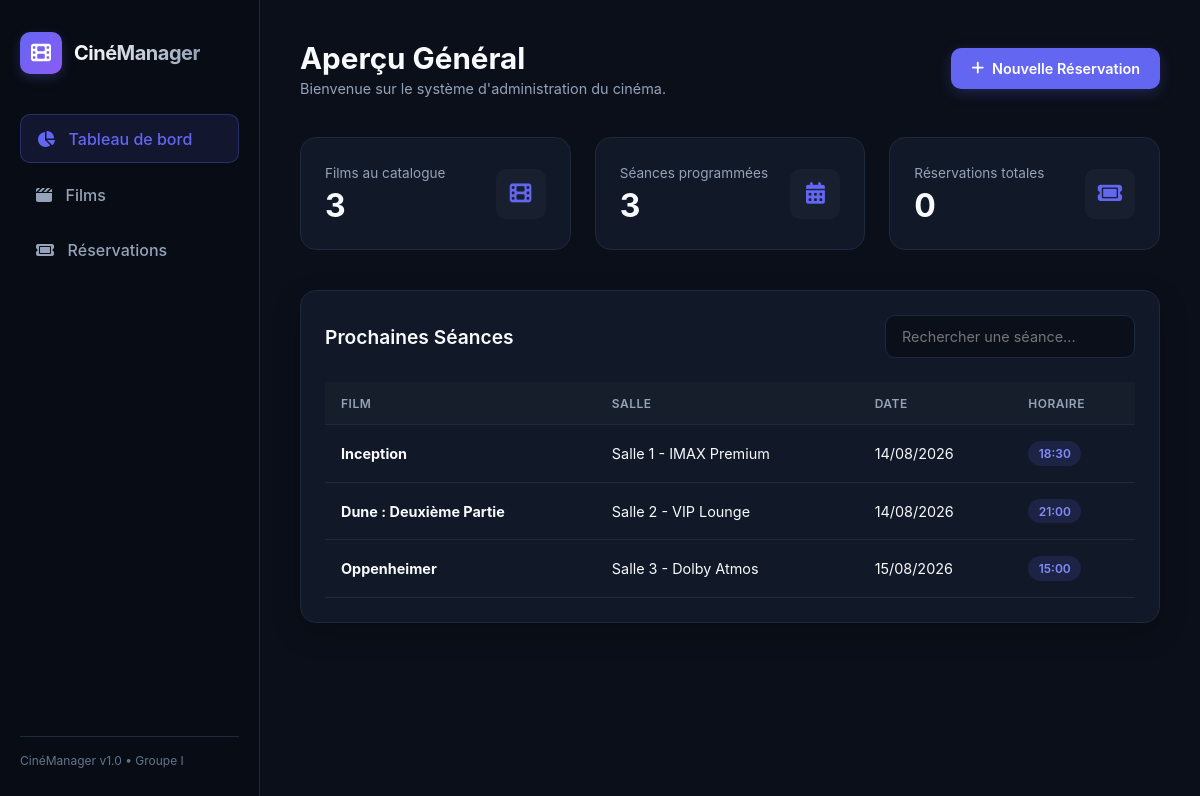
The page / on the database its author committed.
### tables this page shows
CREATE TABLE IF NOT EXISTS seance (
    id_seance INT AUTO_INCREMENT PRIMARY KEY,
    date DATE NOT NULL,
    horaire TIME NOT NULL,
    id_film INT NOT NULL,
    id_salle INT NOT NULL,
    FOREIGN KEY (id_film) REFERENCES film(id_film) ON DELETE CASCADE,
    FOREIGN KEY (id_salle) REFERENCES salle(id_salle) ON DELETE CASCADE
);

CREATE TABLE IF NOT EXISTS film (
    id_film INT AUTO_INCREMENT PRIMARY KEY,
    titre VARCHAR(255) NOT NULL,
    categorie VARCHAR(100) NOT NULL,
    duree VARCHAR(50) DEFAULT '120 min',
    description TEXT,
    created_at DATETIME DEFAULT CURRENT_TIMESTAMP
);

CREATE TABLE IF NOT EXISTS salle (
    id_salle INT AUTO_INCREMENT PRIMARY KEY,
    numero VARCHAR(50) NOT NULL,
    capacite INT NOT NULL,
    plan VARCHAR(255) DEFAULT 'Standard VIP'
);

### index.php (the view, shortened to what this page needs)
<?php
require_once 'config.php';
$totalFilms = $pdo->query("SELECT COUNT(*) FROM film")->fetchColumn();
$totalSeances = $pdo->query("SELECT COUNT(*) FROM seance")->fetchColumn();
$totalReservations = $pdo->query("SELECT COUNT(*) FROM reservation")->fetchColumn();
$query = "SELECT s.id_seance, s.date, s.horaire, f.titre, sa.numero
          FROM seance s
          JOIN film f ON s.id_film = f.id_film
          JOIN salle sa ON s.id_salle = sa.id_salle
          ORDER BY s.date ASC, s.horaire ASC LIMIT 5";
$seances = $pdo->query($query)->fetchAll();
?>
<!DOCTYPE html>
<html lang="fr">
<head>
    <link rel="stylesheet" href="https://cdnjs.cloudflare.com/ajax/libs/font-awesome/6.4.0/css/all.min.css">
    <link rel="stylesheet" href="css/style.css">
</head>
<body>
    <aside class="sidebar">
        <div>
            <div class="brand">
                <div class="brand-icon"><i class="fa-solid fa-film"></i></div>
                <span class="brand-name">CinéManager</span>
            </div>
            <nav class="nav-menu">
                <a href="index.php" class="nav-link active">
                    <i class="fa-solid fa-chart-pie"></i>
                    <span>Tableau de bord</span>
                </a>
                <a href="films.php" class="nav-link">
                    <i class="fa-solid fa-clapperboard"></i>
                    <span>Films</span>
                </a>
                <a href="reservations.php" class="nav-link">
                    <i class="fa-solid fa-ticket"></i>
                    <span>Réservations</span>
                </a>
            </nav>
        </div>
        <div class="sidebar-footer">
            CinéManager v1.0 • Groupe I
        </div>
    </aside>
    <main class="main-wrapper">
        <header class="header">
            <div class="page-title">
                <h1>Aperçu Général</h1>
                <p>Bienvenue sur le système d'administration du cinéma.</p>
            </div>
            <a href="reservations.php" class="btn btn-primary">
                <i class="fa-solid fa-plus"></i> Nouvelle Réservation
            </a>
        </header>
        <section class="stats-grid">
            <div class="stat-card">
                <div class="stat-info">
                    <span>Films au catalogue</span>
                    <h2><?= $totalFilms ?></h2>
                </div>
                <div class="stat-icon"><i class="fa-solid fa-film"></i></div>
            </div>
            <div class="stat-card">
                <div class="stat-info">
                    <span>Séances programmées</span>
                    <h2><?= $totalSeances ?></h2>
                </div>
                <div class="stat-icon"><i class="fa-solid fa-calendar-days"></i></div>
            </div>
            <div class="stat-card">
                <div class="stat-info">
                    <span>Réservations totales</span>
                    <h2><?= $totalReservations ?></h2>
                </div>
                <div class="stat-icon"><i class="fa-solid fa-ticket"></i></div>
            </div>
        </section>
        <section class="content-card">
            <div class="card-header">
                <h2>Prochaines Séances</h2>
                <input type="text" id="tableSearch" placeholder="Rechercher une séance..." class="form-control" style="width: 250px;">
            </div>
            <div class="table-responsive">
                <table>
                    <thead>
                        <tr>
                            <th>Film</th>
                            <th>Salle</th>
                            <th>Date</th>
                            <th>Horaire</th>
                        </tr>
                    </thead>
                    <tbody>
                        <?php if (count($seances) > 0): ?>
                            <?php foreach($seances as $s): ?>
                            <tr>
                                <td><strong><?= htmlspecialchars($s['titre']) ?></strong></td>
                                <td><?= htmlspecialchars($s['numero']) ?></td>
                                <td><?= date('d/m/Y', strtotime($s['date'])) ?></td>
                                <td><span class="badge badge-indigo"><?= date('H:i', strtotime($s['horaire'])) ?></span></td>
                            </tr>
                            <?php endforeach; ?>
                        <?php else: ?>
                            <tr>
                                <td colspan="4" style="text-align: center; color: var(--text-muted);">Aucune séance planifiée.</td>
                            </tr>
                        <?php endif; ?>
                    </tbody>
                </table>
            </div>
        </section>
    </main>
</body>
</html>

### rows shown on the page
seance: id_film.titre "Inception", id_salle.numero "Salle 1 - IMAX Premium", date "14/08/2026", horaire "18:30"
seance: id_film.titre "Dune : Deuxième Partie", id_salle.numero "Salle 2 - VIP Lounge", date "14/08/2026", horaire "21:00"
seance: id_film.titre "Oppenheimer", id_salle.numero "Salle 3 - Dolby Atmos", date "15/08/2026", horaire "15:00"

### other values the page prints
$totalFilms "3"
$totalSeances "3"
$totalReservations "0"
